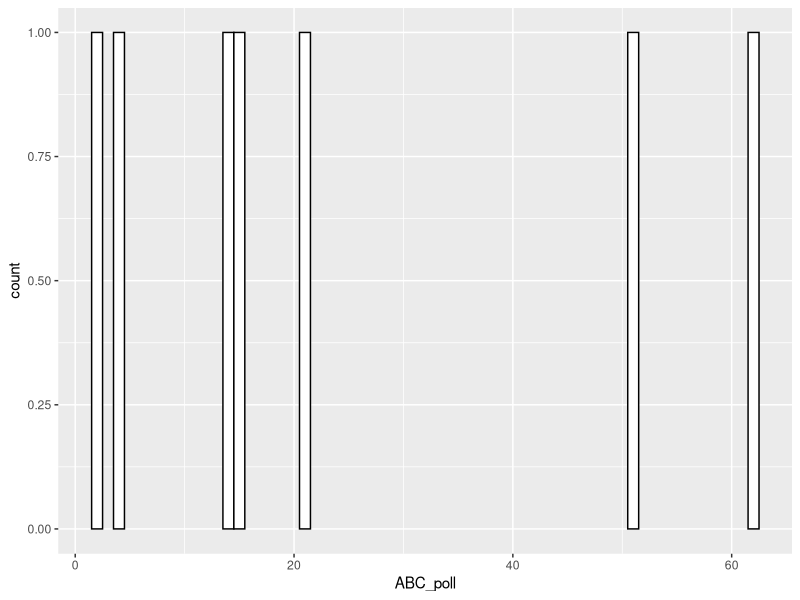
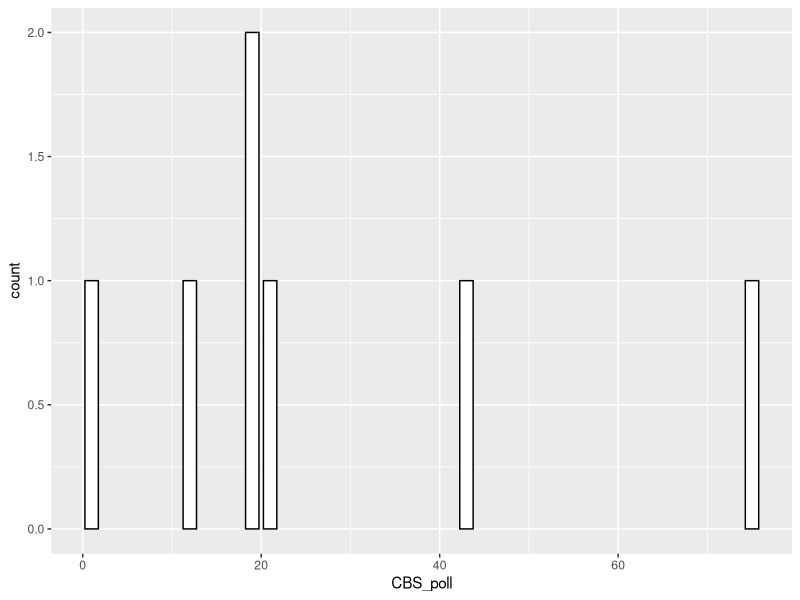
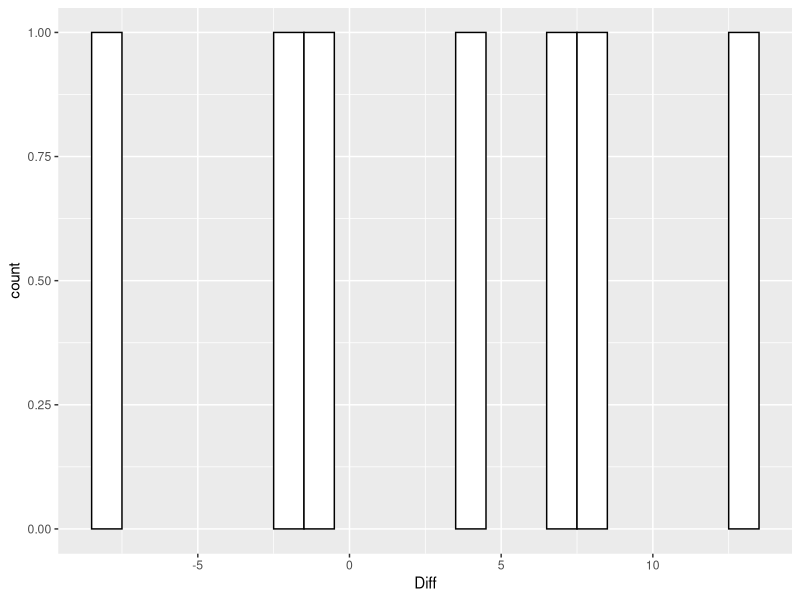

Generate these figures, in order, with R:
#Vectors
Name <- c("Jeb", "Donald", "Ted", "Marco", "Carly", "Hillary", "Bernie")
ABC_poll <- c(4, 62, 51,21, 2, 14, 15)
CBS_poll <- c(12, 75, 43, 19, 1, 21, 19)

#Data frame
df_polls <- data.frame(Name, ABC_poll, CBS_poll)

#Inspect data frame
str(df_polls)

head(df_polls)

#Summary statistics

#Mean
mean(df_polls$ABC_poll)
mean(df_polls$CBS_poll)

#Median
median(df_polls$CBS_poll)
median(df_polls$ABC_poll)

#Range
range(df_polls[,c("ABC_poll", "CBS_poll")])

#Add a column for difference between CBS and ABC
df_polls$Diff <- df_polls$CBS_poll - df_polls$ABC_poll

#Bar chart
library(ggplot2)

#Plot for ABC_poll
ggplot(df_polls, aes(x= ABC_poll)) + geom_bar(fill= "white", color = "black", width = 1)

#Plot for CBS_poll
ggplot(df_polls, aes(x= CBS_poll)) + geom_bar(fill= "white", color = "black", width = 1.50)

#Plot for Diff
ggplot(df_polls, aes(x= Diff)) + geom_bar(fill= "white", color = "black", width = 1)

